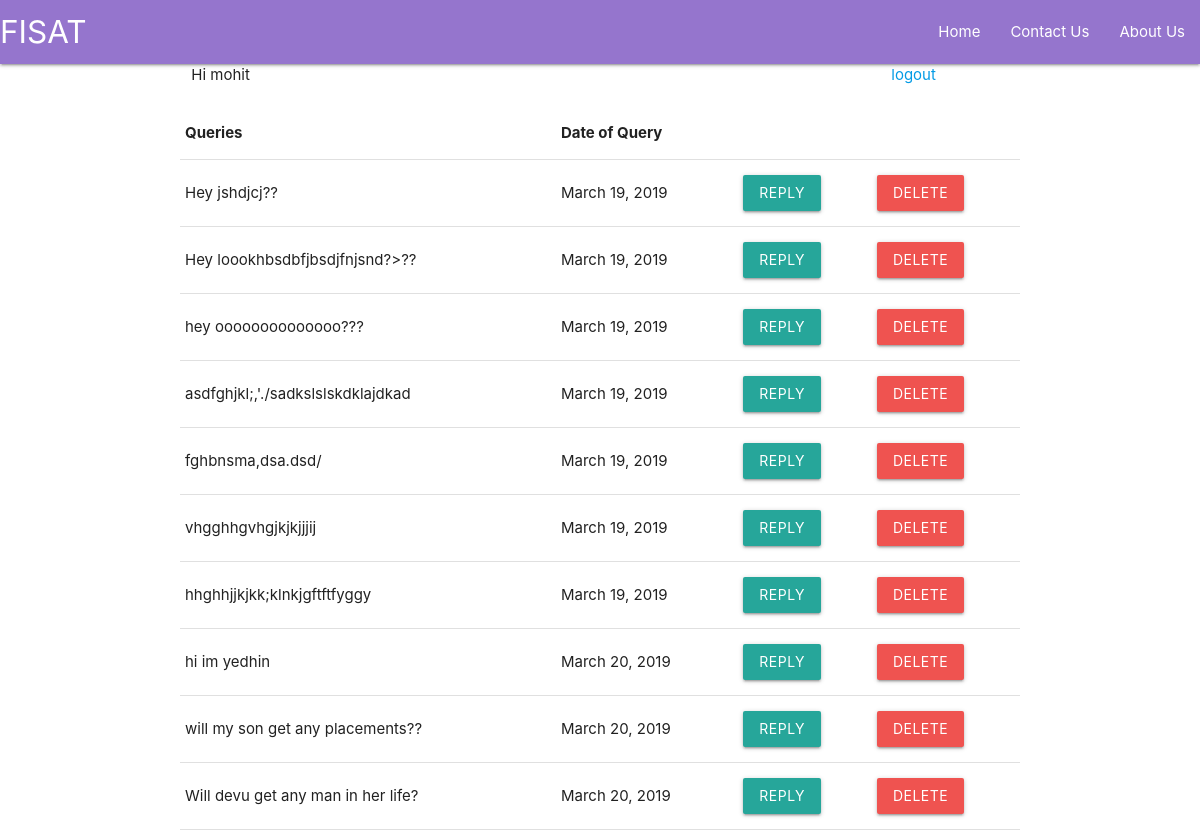
/hod/1/ (signed in), run on an earlier commit of the app's database.
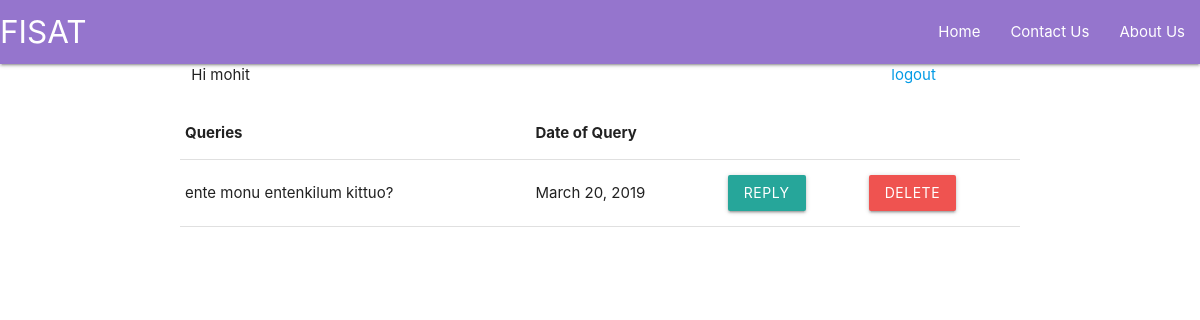
And on a later commit of the database.
### hod/models.py (models this page shows)
class Question(models.Model):
    query = models.CharField(max_length=300)
    branch_id = models.ForeignKey(HOD,on_delete=models.CASCADE)
    query_date = models.DateField('date asked')
    mail_id = models.CharField(max_length=45,default="default@gmail.com")

### hod/views.py (the view)
# urls.py: path('hod/<int:hod_id>/',views.hod_view,name="hod_view"),
def hod_view(request,hod_id):
    query_hod=Question.objects.filter(branch_id=HOD.objects.get(branch_id=hod_id))
    print(query_hod)
    return render(request,'hod.html',{"queries":query_hod})

### templates/hod.html (shortened to what this page needs)
<!DOCTYPE html>
<html>
<head>
     <link rel="stylesheet" href="https://cdnjs.cloudflare.com/ajax/libs/materialize/1.0.0/css/materialize.min.css">
</head>
<body>
    <nav>
        <div class="nav-wrapper  deep-purple lighten-2">
          <a href="#!" class="brand-logo">FISAT</a>
          <ul class="right hide-on-med-and-down">
            <li><a href="sass.html">Home</a></li>
            <li><a href="badges.html">Contact Us</a></li>
            <li><a href="collapsible.html">About Us</a></li>
          </ul>
        </div>
    </nav>
    {% if user.is_authenticated %}
    <div class="container">
      <div class="row">
        <div class="col s5">
          Hi {{ user.username }}
        </div>
        <div class="col s2 offset-s5">
          <a href="{% url 'logout' %}">logout</a>
        </div>
      </div>
    </div>
    <div class="container center-align">
      <table>
        <thead>
          <tr>
            <th>Queries</th>
            <th>Date of Query</th>
        </tr>
        </thead>
      <tbody>
      {% for query in queries %}{% csrf_token %}
      <tr>
          <td>{{query.query}}</td>
          <td>{{query.query_date}}</td>
          <td><a class="waves-effect waves-light btn is-rounded">Reply</a></td>
          <td><a class="waves-effect waves-light btn red lighten-1">Delete</a></td>
      </tr>
      {%endfor%}
      </tbody>
    </table>
  </div>
{% else %}
  <p>You are not logged in</p>
  <a href="{% url 'login' %}">login</a>
{% endif %}
</body>
</html>

What changed in the data, as far as the page shows it:
no longer on this page (row edited): Question: query "Hey jshdjcj??", query_date "March 19, 2019"
removed Question: query "Hey loookhbsdbfjbsdjfnjsnd?>??", query_date "March 19, 2019"
removed Question: query "hey oooooooooooooo???", query_date "March 19, 2019"
removed Question: query "asdfghjkl;,'./sadkslslskdklajdkad", query_date "March 19, 2019"
removed Question: query "fghbnsma,dsa.dsd/", query_date "March 19, 2019"
removed Question: query "vhgghhgvhgjkjkjjjij", query_date "March 19, 2019"
removed Question: query "hhghhjjkjkk;klnkjgftftfyggy", query_date "March 19, 2019"
removed Question: query "hi im yedhin", query_date "March 20, 2019"
removed Question: query "will my son get any placements??", query_date "March 20, 2019"
removed Question: query "Will devu get any man in her life?", query_date "March 20, 2019"
added Question: query "ente monu entenkilum kittuo?", query_date "March 20, 2019"
